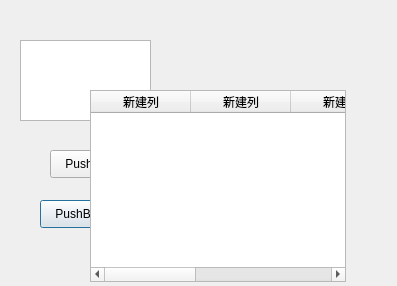
<?xml version="1.0" encoding="UTF-8"?>
<ui version="4.0">
 <class>Dialog</class>
 <widget class="QDialog" name="Dialog">
  <property name="geometry">
   <rect>
    <x>0</x>
    <y>0</y>
    <width>397</width>
    <height>286</height>
   </rect>
  </property>
  <property name="windowTitle">
   <string>Dialog Application</string>
  </property>
  <widget class="QPushButton" name="pushButton">
   <property name="geometry">
    <rect>
     <x>40</x>
     <y>200</y>
     <width>93</width>
     <height>28</height>
    </rect>
   </property>
   <property name="text">
    <string>PushButton</string>
   </property>
  </widget>
  <widget class="QPushButton" name="pushButton_2">
   <property name="geometry">
    <rect>
     <x>180</x>
     <y>200</y>
     <width>93</width>
     <height>28</height>
    </rect>
   </property>
   <property name="text">
    <string>PushButton</string>
   </property>
  </widget>
  <widget class="QPushButton" name="pushButton_3">
   <property name="geometry">
    <rect>
     <x>50</x>
     <y>150</y>
     <width>93</width>
     <height>28</height>
    </rect>
   </property>
   <property name="text">
    <string>PushButton</string>
   </property>
  </widget>
  <widget class="QWidget" name="gridLayoutWidget">
   <property name="geometry">
    <rect>
     <x>160</x>
     <y>40</y>
     <width>160</width>
     <height>80</height>
    </rect>
   </property>
   <layout class="QGridLayout" name="gridLayout"/>
  </widget>
  <widget class="QListView" name="listView">
   <property name="geometry">
    <rect>
     <x>20</x>
     <y>40</y>
     <width>131</width>
     <height>81</height>
    </rect>
   </property>
  </widget>
  <widget class="QTableWidget" name="tableWidget">
   <property name="geometry">
    <rect>
     <x>90</x>
     <y>90</y>
     <width>256</width>
     <height>192</height>
    </rect>
   </property>
   <column>
    <property name="text">
     <string>新建列</string>
    </property>
   </column>
   <column>
    <property name="text">
     <string>新建列</string>
    </property>
   </column>
   <column>
    <property name="text">
     <string>新建列</string>
    </property>
   </column>
   <column>
    <property name="text">
     <string>新建列</string>
    </property>
   </column>
   <column>
    <property name="text">
     <string>新建列</string>
    </property>
   </column>
  </widget>
 </widget>
 <resources/>
 <connections/>
</ui>
